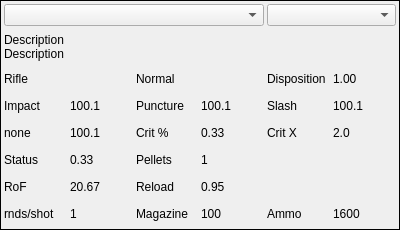
         <widget class="QFrame" name="frame_2">
          <property name="minimumSize">
           <size>
            <width>400</width>
            <height>230</height>
           </size>
          </property>
          <property name="maximumSize">
           <size>
            <width>400</width>
            <height>230</height>
           </size>
          </property>
          <property name="frameShape">
           <enum>QFrame::Box</enum>
          </property>
          <property name="frameShadow">
           <enum>QFrame::Plain</enum>
          </property>
          <layout class="QGridLayout" name="gridLayout_6">
           <property name="leftMargin">
            <number>3</number>
           </property>
           <property name="topMargin">
            <number>3</number>
           </property>
           <property name="rightMargin">
            <number>3</number>
           </property>
           <property name="bottomMargin">
            <number>3</number>
           </property>
           <property name="spacing">
            <number>3</number>
           </property>
           <item row="2" column="0">
            <widget class="QLabel" name="calc_type">
             <property name="text">
              <string>Rifle</string>
             </property>
            </widget>
           </item>
           <item row="2" column="2">
            <widget class="QLabel" name="calc_subtype">
             <property name="text">
              <string>Normal</string>
             </property>
            </widget>
           </item>
           <item row="2" column="4">
            <widget class="QLabel" name="label_29">
             <property name="text">
              <string>Disposition</string>
             </property>
            </widget>
           </item>
           <item row="2" column="5">
            <widget class="QLabel" name="calc_dispo">
             <property name="text">
              <string>1.00</string>
             </property>
            </widget>
           </item>
           <item row="3" column="0">
            <widget class="QLabel" name="label_23">
             <property name="text">
              <string>Impact</string>
             </property>
            </widget>
           </item>
           <item row="3" column="1">
            <widget class="QLabel" name="calc_impact">
             <property name="text">
              <string>100.1</string>
             </property>
            </widget>
           </item>
           <item row="3" column="2">
            <widget class="QLabel" name="label_24">
             <property name="text">
              <string>Puncture</string>
             </property>
            </widget>
           </item>
           <item row="3" column="3">
            <widget class="QLabel" name="calc_puncture">
             <property name="text">
              <string>100.1</string>
             </property>
            </widget>
           </item>
           <item row="3" column="4">
            <widget class="QLabel" name="label_25">
             <property name="text">
              <string>Slash</string>
             </property>
            </widget>
           </item>
           <item row="3" column="5">
            <widget class="QLabel" name="calc_slash">
             <property name="text">
              <string>100.1</string>
             </property>
            </widget>
           </item>
           <item row="4" column="0">
            <widget class="QLabel" name="calc_element">
             <property name="text">
              <string>none</string>
             </property>
            </widget>
           </item>
           <item row="4" column="1">
            <widget class="QLabel" name="calc_ele_dmg">
             <property name="text">
              <string>100.1</string>
             </property>
            </widget>
           </item>
           <item row="4" column="2">
            <widget class="QLabel" name="label_26">
             <property name="text">
              <string>Crit %</string>
             </property>
            </widget>
           </item>
           <item row="4" column="3">
            <widget class="QLabel" name="calc_crit">
             <property name="text">
              <string>0.33</string>
             </property>
            </widget>
           </item>
           <item row="4" column="4">
            <widget class="QLabel" name="label_28">
             <property name="text">
              <string>Crit X</string>
             </property>
            </widget>
           </item>
           <item row="4" column="5">
            <widget class="QLabel" name="calc_mult">
             <property name="text">
              <string>2.0</string>
             </property>
            </widget>
           </item>
           <item row="5" column="0">
            <widget class="QLabel" name="label_27">
             <property name="text">
              <string>Status</string>
             </property>
            </widget>
           </item>
           <item row="5" column="1">
            <widget class="QLabel" name="calc_proc">
             <property name="text">
              <string>0.33</string>
             </property>
            </widget>
           </item>
           <item row="5" column="2">
            <widget class="QLabel" name="label_59">
             <property name="text">
              <string>Pellets</string>
             </property>
            </widget>
           </item>
           <item row="5" column="3">
            <widget class="QLabel" name="calc_pellets">
             <property name="text">
              <string>1</string>
             </property>
            </widget>
           </item>
           <item row="6" column="0">
            <widget class="QLabel" name="label_31">
             <property name="text">
              <string>RoF</string>
             </property>
            </widget>
           </item>
           <item row="6" column="1">
            <widget class="QLabel" name="calc_rof">
             <property name="text">
              <string>20.67</string>
             </property>
            </widget>
           </item>
           <item row="0" column="0" colspan="4">
            <widget class="QComboBox" name="calc_weapon">
             <property name="insertPolicy">
              <enum>QComboBox::InsertAlphabetically</enum>
             </property>
            </widget>
           </item>
           <item row="0" column="4" colspan="2">
            <widget class="QComboBox" name="calc_wpn_filter"/>
           </item>
           <item row="7" column="5">
            <widget class="QLabel" name="calc_ammo">
             <property name="text">
              <string>1600</string>
             </property>
            </widget>
           </item>
           <item row="7" column="4">
            <widget class="QLabel" name="label_34">
             <property name="text">
              <string>Ammo</string>
             </property>
            </widget>
           </item>
           <item row="7" column="2">
            <widget class="QLabel" name="label_32">
             <property name="text">
              <string>Magazine</string>
             </property>
            </widget>
           </item>
           <item row="7" column="3">
            <widget class="QLabel" name="calc_mag">
             <property name="text">
              <string>100</string>
             </property>
            </widget>
           </item>
           <item row="7" column="0">
            <widget class="QLabel" name="calc_rnds">
             <property name="text">
              <string>rnds/shot</string>
             </property>
            </widget>
           </item>
           <item row="7" column="1">
            <widget class="QLabel" name="calc_rnd">
             <property name="text">
              <string>1</string>
             </property>
            </widget>
           </item>
           <item row="6" column="2">
            <widget class="QLabel" name="label_33">
             <property name="text">
              <string>Reload</string>
             </property>
            </widget>
           </item>
           <item row="6" column="3">
            <widget class="QLabel" name="calc_reload">
             <property name="text">
              <string>0.95</string>
             </property>
            </widget>
           </item>
           <item row="1" column="0" colspan="6">
            <widget class="QLabel" name="calc_desc">
             <property name="minimumSize">
              <size>
               <width>0</width>
               <height>35</height>
              </size>
             </property>
             <property name="maximumSize">
              <size>
               <width>16777215</width>
               <height>35</height>
              </size>
             </property>
             <property name="text">
              <string>Description
Description</string>
             </property>
             <property name="wordWrap">
              <bool>true</bool>
             </property>
            </widget>
           </item>
          </layout>
         </widget>
